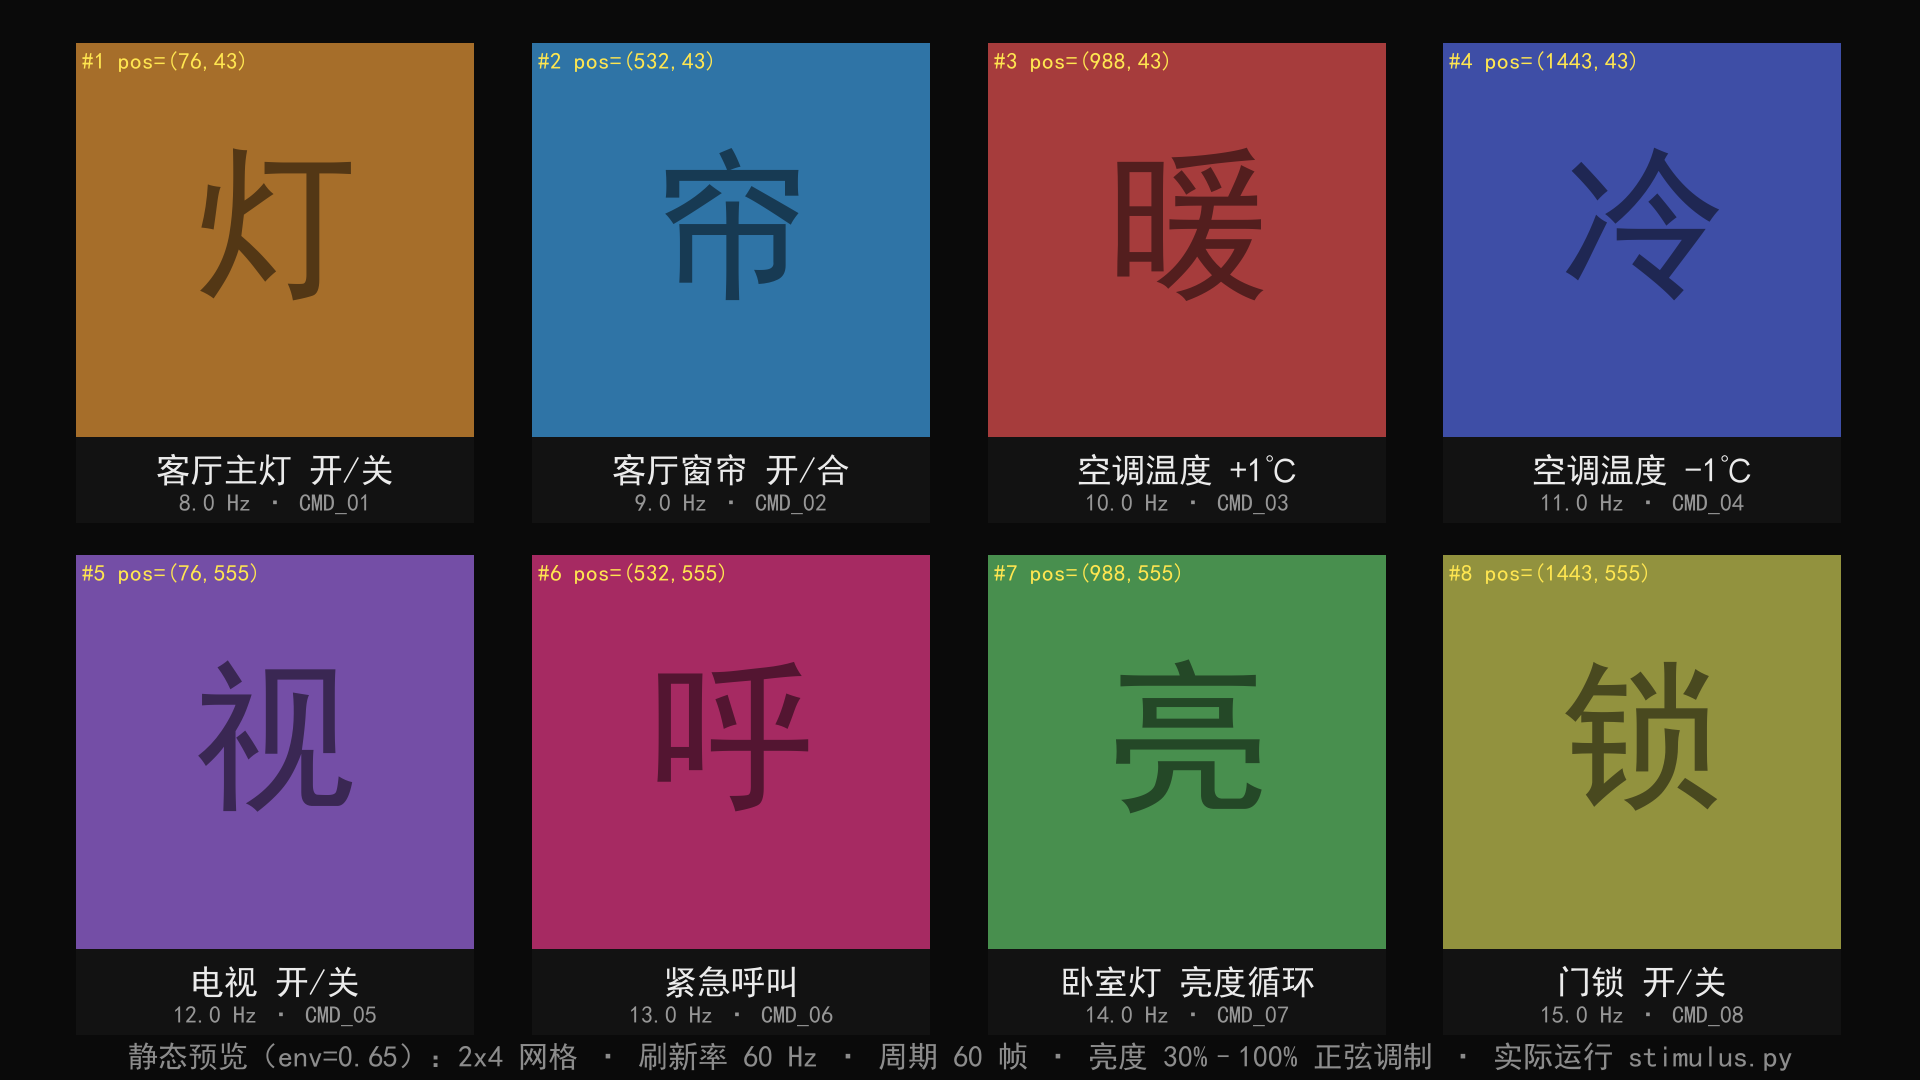

The Python source for this figure:
"""
SCF 静态布局预览（无需 PsychoPy，纯 PIL 降级方案）。

用途：在未安装 PsychoPy 的环境中核对刺激面板布局——8 块 2×4 网格、
块位置坐标、各块频率与指令文字是否正确、有无遮挡重叠。

运行步骤：
  python scf/preview.py            # 读取 scf/config.json
  python scf/preview.py --config 自定义路径.json

输出：scf/preview.png（整屏单帧静态布局图，可直接用图片查看器打开）

说明：预览中各块以固定中等亮度（env=0.65，正弦相位 0 的均值）呈现；
实际刺激运行时各块按 freq_hz / refresh_rate 逐帧正弦调制（30%～100%）。
"""
from __future__ import annotations

import argparse
import os
import sys

try:
    from .common import (
        BASE_DIR,
        DEFAULT_CONFIG_PATH,
        compute_layout,
        draw_block_image,
        draw_center_text,
        load_config,
        load_font,
    )
except ImportError:  # 兼容 `python scf/preview.py` 直接运行
    from common import (
        BASE_DIR,
        DEFAULT_CONFIG_PATH,
        compute_layout,
        draw_block_image,
        draw_center_text,
        load_config,
        load_font,
    )

# 预览时使用的静态亮度系数（正弦包络均值 0.65）
PREVIEW_ENV = 0.65


def parse_args(argv=None):
    parser = argparse.ArgumentParser(description="SCF 静态布局预览（无 PsychoPy）")
    parser.add_argument("--config", default=DEFAULT_CONFIG_PATH, help="配置文件路径")
    parser.add_argument("--out", default=os.path.join(BASE_DIR, "preview.png"),
                        help="预览图输出路径，默认 scf/preview.png")
    return parser.parse_args(argv)


def render_preview(config: dict):
    """拼接整屏静态布局图：黑底 + 8 块静态帧 + 位置/频率/指令标注。"""
    from PIL import Image, ImageDraw

    layout = compute_layout(config)
    win_w, win_h = layout["window_size"]
    img = Image.new("RGB", (win_w, win_h), (10, 10, 10))
    draw = ImageDraw.Draw(img)
    pos_font = load_font(max(14, int(win_h * 0.022)))
    foot_font = load_font(max(14, int(win_h * 0.028)))

    rr = float(config["refresh_rate"])
    fpc = int(config["frames_per_cycle"])

    for i, cmd in enumerate(config["commands"]):
        x, y = layout["positions"][i]
        block = draw_block_image(cmd, config, frame_no=0,
                                 block_w=layout["block_w"],
                                 block_h=layout["block_h"],
                                 label_h=layout["label_h"],
                                 env=PREVIEW_ENV)
        img.paste(block, (x, y))
        # 块左上角外沿标注块位置（像素坐标）与网格序号
        draw.text((x + 6, y + 6), f"#{i + 1} pos=({x},{y})",
                  font=pos_font, fill=(255, 230, 80))

    # 底部整屏参数说明
    note = (f"静态预览（env={PREVIEW_ENV}）："
            f"{config['layout']['rows']}x{config['layout']['cols']} 网格 · 刷新率 {rr:.0f} Hz · "
            f"周期 {fpc} 帧 · 亮度 30%–100% 正弦调制 · 实际运行 stimulus.py")
    draw_center_text(draw, win_w / 2, win_h - win_h * 0.022, note, foot_font, (140, 140, 140))
    return img


def main(argv=None) -> int:
    args = parse_args(argv)
    config = load_config(args.config)
    img = render_preview(config)
    img.save(args.out)
    print(f"[SCF] 布局预览已生成 -> {args.out}（尺寸 {img.width}x{img.height}）")
    return 0


if __name__ == "__main__":
    sys.exit(main())
